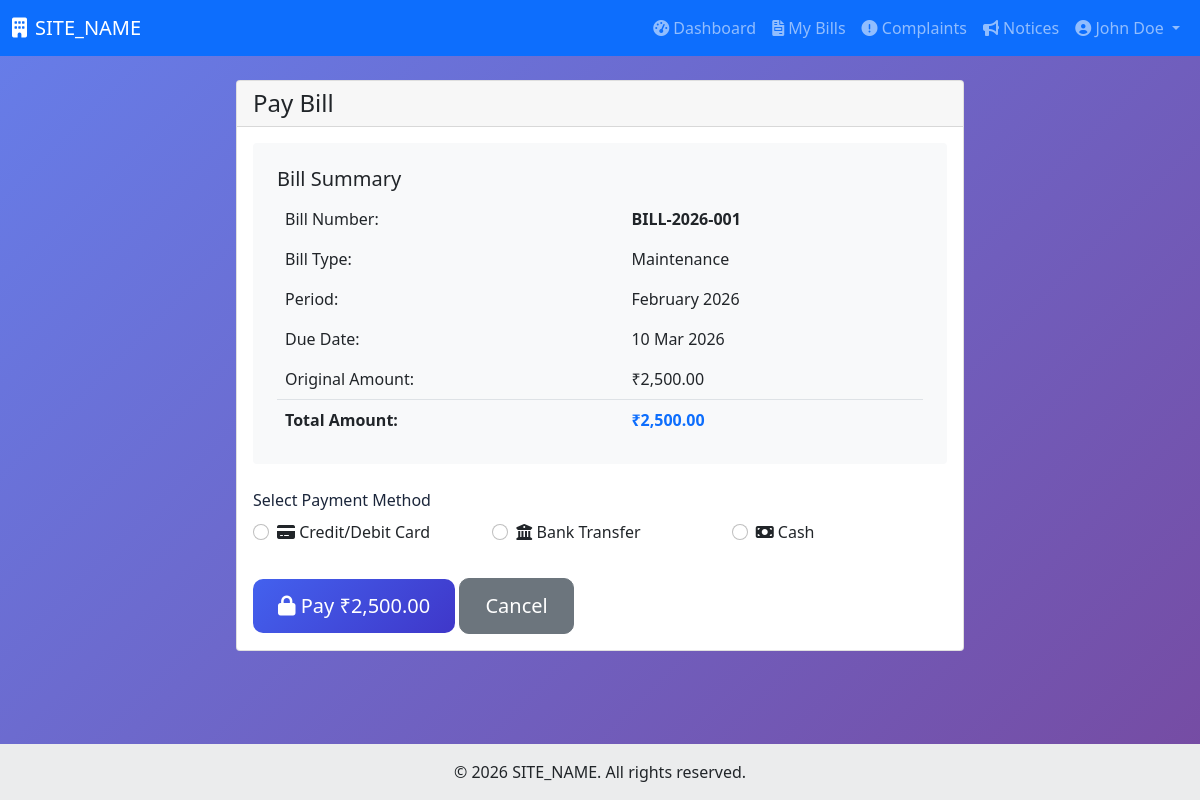
Page /resident/pay_bill.php?id=1 (signed in) on the committed database.
### tables this page shows
CREATE TABLE bills (
    id INT PRIMARY KEY AUTO_INCREMENT,
    resident_id INT NOT NULL,
    bill_number VARCHAR(50) UNIQUE NOT NULL,
    amount DECIMAL(10,2) NOT NULL,
    tax DECIMAL(10,2) DEFAULT 0.00,
    total_amount DECIMAL(10,2) GENERATED ALWAYS AS (amount + tax) STORED,
    bill_type ENUM('maintenance', 'water', 'electricity', 'other') DEFAULT 'maintenance',
    month INT NOT NULL,
    year INT NOT NULL,
    description TEXT,
    due_date DATE NOT NULL,
    status ENUM('pending', 'paid', 'overdue', 'cancelled') DEFAULT 'pending',
    late_fee DECIMAL(10,2) DEFAULT 0.00,
    payment_date DATETIME,
    payment_method ENUM('cash', 'card', 'bank_transfer', 'online') NULL,
    transaction_id VARCHAR(100),
    created_at TIMESTAMP DEFAULT CURRENT_TIMESTAMP,
    updated_at TIMESTAMP DEFAULT CURRENT_TIMESTAMP ON UPDATE CURRENT_TIMESTAMP,
    FOREIGN KEY (resident_id) REFERENCES residents(id) ON DELETE CASCADE,
    INDEX idx_resident_bills (resident_id, status),
    INDEX idx_due_date (due_date)
);

### resident/pay_bill.php (the view, shortened to what this page needs)
<?php
require_once '../includes/config.php';
$bill_id = (int)$_GET['id'];
$resident_id = $_SESSION['user_id'];
$stmt = $conn->prepare("SELECT * FROM bills WHERE id = ? AND resident_id = ?");
$stmt->bind_param('ii', $bill_id, $resident_id);
$stmt->execute();
$result = $stmt->get_result();
$bill = $result->fetch_assoc();
$late_fee = 0;
$total_amount = $bill['amount'] + $late_fee;
include '../includes/header.php';
?>
<div class="container-fluid px-4">
    <div class="row justify-content-center">
        <div class="col-md-8">
            <div class="card">
                <div class="card-header">
                    <h4 class="mb-0">Pay Bill</h4>
                </div>
                <div class="card-body">
                    <div class="bg-light p-4 rounded mb-4">
                        <h5>Bill Summary</h5>
                        <table class="table table-borderless">
                            <tr>
                                <td>Bill Number:</td>
                                <td><strong><?php echo $bill['bill_number']; ?></strong></td>
                            </tr>
                            <tr>
                                <td>Bill Type:</td>
                                <td><?php echo ucfirst($bill['bill_type']); ?></td>
                            </tr>
                            <tr>
                                <td>Period:</td>
                                <td><?php echo date('F Y', mktime(0,0,0,$bill['month'],1,$bill['year'])); ?></td>
                            </tr>
                            <tr>
                                <td>Due Date:</td>
                                <td><?php echo date('d M Y', strtotime($bill['due_date'])); ?></td>
                            </tr>
                            <tr>
                                <td>Original Amount:</td>
                                <td>₹<?php echo number_format($bill['amount'], 2); ?></td>
                            </tr>
                            <tr class="border-top">
                                <td><strong>Total Amount:</strong></td>
                                <td><strong class="text-primary">₹<?php echo number_format($total_amount, 2); ?></strong></td>
                            </tr>
                        </table>
                    </div>
                    <form method="POST" id="paymentForm">
                        <div class="mb-4">
                            <label class="form-label">Select Payment Method</label>
                            <div class="row">
                                <div class="col-md-4 mb-2">
                                    <div class="form-check">
                                        <input class="form-check-input" type="radio" name="payment_method" value="card" id="card" required>
                                        <label class="form-check-label" for="card">
                                            <i class="fas fa-credit-card"></i> Credit/Debit Card
                                        </label>
                                    </div>
                                </div>
                                <div class="col-md-4 mb-2">
                                    <div class="form-check">
                                        <input class="form-check-input" type="radio" name="payment_method" value="bank_transfer" id="bank">
                                        <label class="form-check-label" for="bank">
                                            <i class="fas fa-university"></i> Bank Transfer
                                        </label>
                                    </div>
                                </div>
                                <div class="col-md-4 mb-2">
                                    <div class="form-check">
                                        <input class="form-check-input" type="radio" name="payment_method" value="cash" id="cash">
                                        <label class="form-check-label" for="cash">
                                            <i class="fas fa-money-bill"></i> Cash
                                        </label>
                                    </div>
                                </div>
                            </div>
                        </div>
                        <div class="mt-4">
                            <button type="submit" class="btn btn-primary btn-lg">
                                <i class="fas fa-lock"></i> Pay ₹<?php echo number_format($total_amount, 2); ?>
                            </button>
                            <a href="bills.php" class="btn btn-secondary btn-lg">Cancel</a>
                        </div>
                    </form>
                </div>
            </div>
        </div>
    </div>
</div>
<?php include '../includes/footer.php'; ?>

### assets/css/js/images/style.css (style rules this page uses)
:root { --primary-color: #4361ee; --secondary-color: #3f37c9; --success-color: #4cc9f0; --danger-color: #f72585; --warning-color: #f8961e; --info-color: #4895ef; --dark-color: #1b263b; --light-color: #f8f9fa; }
* { margin: 0; padding: 0; box-sizing: border-box; }
body { font-family: 'Segoe UI', Tahoma, Geneva, Verdana, sans-serif; background: linear-gradient(135deg, #667eea 0%, #764ba2 100%); min-height: 100vh; display: flex; flex-direction: column; }
.table { margin-bottom: 0; }
.table tbody tr { transition: background-color 0.3s; }
.form-label { font-weight: 500; color: var(--dark-color); margin-bottom: 8px; }
.btn { padding: 12px 25px; border-radius: 10px; font-weight: 500; transition: all 0.3s; }
.btn-primary { background: linear-gradient(135deg, var(--primary-color), var(--secondary-color)); border: none; color: white; }

### rows in the picture
bills: bill_number "BILL-2026-001", bill_type "Maintenance", month+year "February 2026", due_date "10 Mar 2026", amount "2,500.00"

### other values in the picture
SITE_NAME "SITE_NAME"
$_SESSION['user_name'] "John Doe"
